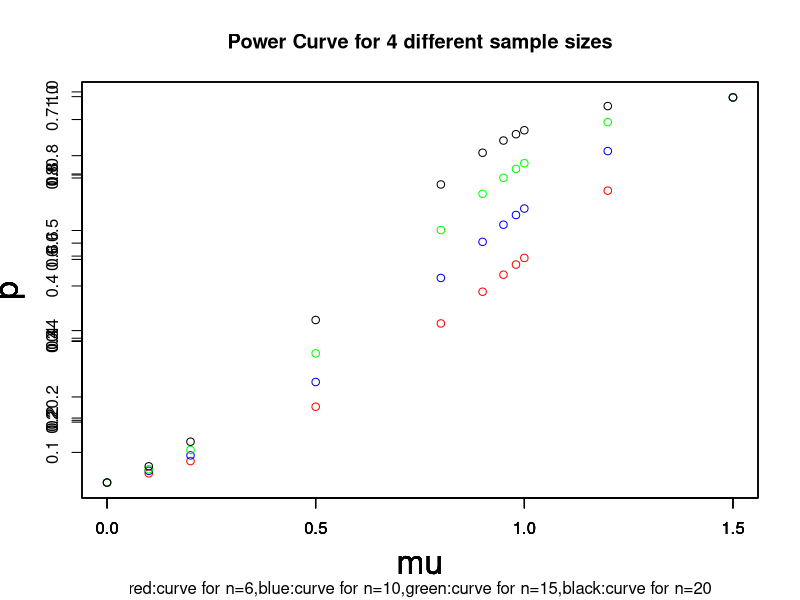

This chart was generated by the following R code:
#Power Curves#


#n1=n2=6,n=6#
mu=c(0,0.1,0.2,0.5,0.8,0.9,0.95,0.98,1,1.2,1.5)
p=c(0.04559,0.0623,0.08435,0.18236,0.33245,0.38964,0.42036,0.43863,0.45049,0.57184,0.73988)
plot(mu,p,cex.lab=2,col="red",main="Power Curve for 4 different sample sizes",sub="red:curve for n=6,blue:curve for n=10,green:curve for n=15,black:curve for n=20")
par(new=TRUE)
#n1=n2=10,n=10#
mu=c(0,0.1,0.2,0.5,0.8,0.9,0.95,0.98,1,1.2,1.5)
p=c(0.05247,0.07939,0.11471,0.28244,0.52042,0.60289,0.64213,0.66431,0.67912,0.81042,0.93316)
plot(mu,p,cex.lab=2,col="blue")
par(new=TRUE)
#n1=n2=15,n=15#
mu=c(0,0.1,0.2,0.5,0.8,0.9,0.95,0.98,1,1.2,1.5)
p=c(0.04834,0.08092,0.12788,0.36321,0.66349,0.75184,0.79079,0.81251,0.82626,0.9264,0.98658)
plot(mu,p,cex.lab=2,col="green")
par(new=TRUE)
#n1=n2=20,n=20#
mu=c(0,0.1,0.2,0.5,0.8,0.9,0.95,0.98,1,1.2,1.5)
p=c(0.05139,0.09139,0.15183,0.45104,0.78414,0.8621,0.8921,0.90771,0.9174,0.97683,0.99812)
plot(mu,p,cex.lab=2,col="black")